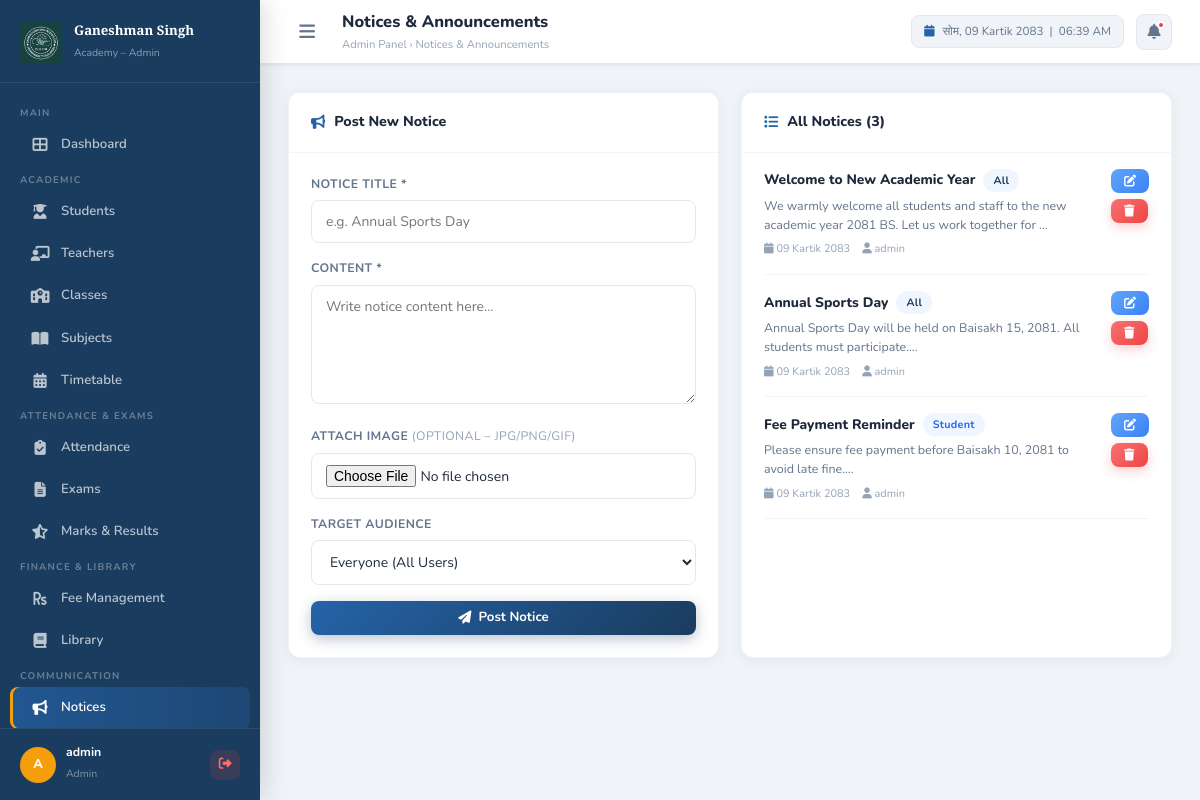
The page /admin/notices.php (signed in) on the database its author committed.
### tables this page shows
CREATE TABLE IF NOT EXISTS notices (
    id INT AUTO_INCREMENT PRIMARY KEY,
    title VARCHAR(255) NOT NULL,
    content TEXT NOT NULL,
    target_role ENUM('all','admin','teacher','student') DEFAULT 'all',
    posted_by INT,
    is_active TINYINT(1) DEFAULT 1,
    created_at TIMESTAMP DEFAULT CURRENT_TIMESTAMP,
    FOREIGN KEY (posted_by) REFERENCES users(id) ON DELETE SET NULL
);

CREATE TABLE IF NOT EXISTS users (
    id INT AUTO_INCREMENT PRIMARY KEY,
    username VARCHAR(50) NOT NULL UNIQUE,
    password VARCHAR(255) NOT NULL,
    role ENUM('admin','teacher','student') NOT NULL,
    email VARCHAR(100),
    is_active TINYINT(1) DEFAULT 1,
    created_at TIMESTAMP DEFAULT CURRENT_TIMESTAMP,
    last_login TIMESTAMP NULL
);

### includes/auth.php (called while the page is built, shortened)
<?php
require_once __DIR__ . '/config.php';
function currentUser(): array {
    return [
        'id'       => $_SESSION['user_id']   ?? 0,
        'username' => $_SESSION['username']  ?? '',
        'role'     => $_SESSION['role']      ?? '',
        'name'     => $_SESSION['full_name'] ?? '',
        'ref_id'   => $_SESSION['ref_id']    ?? 0,
    ];
}
class NepaliDate {
    private static int $bsStartYear = 2000;
    private static int $adRefYear  = 1943;
    private static int $adRefMonth = 4;
    private static int $adRefDay   = 14;
    public static array $monthNames = [
        1  => 'Baisakh',  2  => 'Jestha',   3  => 'Ashadh',
        4  => 'Shrawan',  5  => 'Bhadra',   6  => 'Ashwin',
        7  => 'Kartik',   8  => 'Mangsir',  9  => 'Poush',
        10 => 'Magh',     11 => 'Falgun',   12 => 'Chaitra'
    ];
    public static array $monthNamesNepali = [
        1  => 'बैशाख',  2  => 'जेठ',    3  => 'असार',
        4  => 'साउन',   5  => 'भदौ',    6  => 'असोज',
        7  => 'कार्तिक', 8  => 'मंसिर',  9  => 'पुष',
        10 => 'माघ',    11 => 'फागुन',  12 => 'चैत'
    ];
    public static array $dayNamesNepali = [
        'Sun' => 'आइत', 'Mon' => 'सोम', 'Tue' => 'मंगल',
        'Wed' => 'बुध', 'Thu' => 'बिही', 'Fri' => 'शुक्र',
        'Sat' => 'शनि'
    ];
    public static function adToBs(string $adDate): array {
        $parts = explode('-', substr($adDate, 0, 10));
        $adY = (int)$parts[0];
        $adM = (int)$parts[1];
        $adD = (int)$parts[2];
        $targetJd = gregoriantojd($adM, $adD, $adY);
        $refJd    = gregoriantojd(self::$adRefMonth, self::$adRefDay, self::$adRefYear);
        $diffDays = $targetJd - $refJd;
        $remaining = $diffDays;
        $yearIdx   = 0;
        $maxYears  = count(self::$bsMonthData);
        while ($yearIdx < $maxYears) {
            for ($m = 0; $m < 12; $m++) {
                $days = self::$bsMonthData[$yearIdx][$m];
                if ($remaining < $days) {
                    $bsYear  = self::$bsStartYear + $yearIdx;
                    $bsMonth = $m + 1;
                    $bsDay   = $remaining + 1;
                    return [$bsYear, $bsMonth, $bsDay];
                }
                $remaining -= $days;
            }
            $yearIdx++;
        }
        return [0, 0, 0];
    }
    public static function format(string $adDate, bool $nepaliMonth = false): string {
        [$y, $m, $d] = self::adToBs($adDate);
        $monthName = $nepaliMonth
            ? (self::$monthNamesNepali[$m] ?? '')
            : (self::$monthNames[$m] ?? '');
        return sprintf('%02d %s %d', $d, $monthName, $y);
    }
    public static function today(bool $nepaliMonth = false): string {
        return self::format(date('Y-m-d'), $nepaliMonth);
    }
    public static function dayName(string $adDate): string {
        $dayEn = date('D', strtotime($adDate));
        return self::$dayNamesNepali[$dayEn] ?? $dayEn;
    }
    public static function todayDayName(): string {
        return self::dayName(date('Y-m-d'));
    }
}
function formatDate(string $date): string {
    return NepaliDate::format($date);
}

### includes/config.php (called while the page is built, shortened)
<?php
class Database {
    private static $instance = null;
    private $connection;
    private function __construct() {
        $this->connection = new mysqli(DB_HOST, DB_USER, DB_PASS, DB_NAME);
        $this->connection->set_charset(DB_CHARSET);
    }
    public static function getInstance(): Database {
        if (self::$instance === null) {
            self::$instance = new Database();
        }
        return self::$instance;
    }
    public function query(string $sql): mysqli_result|bool {
        return $this->connection->query($sql);
    }
    public function fetchAll(string $sql, string $types = '', array $params = []): array {
        if (!empty($params)) {
            $stmt = $this->connection->prepare($sql);
            if (!$stmt) return [];
            $stmt->bind_param($types, ...$params);
            $stmt->execute();
            $result = $stmt->get_result();
        } else {
            $result = $this->connection->query($sql);
        }
        return $result->fetch_all(MYSQLI_ASSOC);
    }
}
function db(): Database {
    return Database::getInstance();
}

### admin/notices.php (the view, shortened to what this page needs)
<?php
require_once '../includes/auth.php';
$pageTitle  = 'Notices & Announcements';
$activeMenu = 'notices';
$notices = db()->fetchAll("
    SELECT n.*, u.username as posted_by_name
    FROM notices n
    LEFT JOIN users u ON n.posted_by = u.id
    WHERE n.is_active = 1
    ORDER BY n.created_at DESC
");
include '../includes/admin_header.php';
?>
<div class="grid-2">
    <div class="card">
        <div class="card-header"><h3><i class="fas fa-bullhorn"></i> Post New Notice</h3></div>
        <div class="card-body">
            <form method="POST" enctype="multipart/form-data">
                <div class="form-group">
                    <label>Notice Title *</label>
                    <input type="text" name="title" class="form-control" placeholder="e.g. Annual Sports Day" required>
                </div>
                <div class="form-group">
                    <label>Content *</label>
                    <textarea name="content" class="form-control" rows="5"
                        placeholder="Write notice content here..." required style="resize:vertical;"></textarea>
                </div>
                <div class="form-group">
                    <label>Attach Image <span style="font-weight:400;color:var(--text-light);">(Optional – JPG/PNG/GIF)</span></label>
                    <input type="file" name="notice_image" class="form-control" accept="image/*"
                        onchange="previewNoticeImage(this,'addPreview')">
                </div>
                <div class="form-group">
                    <label>Target Audience</label>
                    <select name="target_role" class="form-control">
                        <option value="all">Everyone (All Users)</option>
                    </select>
                </div>
                <button type="submit" class="btn btn-primary btn-full">
                    <i class="fas fa-paper-plane"></i> Post Notice
                </button>
            </form>
        </div>
    </div>
    <div class="card">
        <div class="card-header">
            <h3><i class="fas fa-list"></i> All Notices (<?= count($notices) ?>)</h3>
        </div>
        <div class="card-body" style="padding:0 22px;max-height:640px;overflow-y:auto;">
            <?php if (empty($notices)): ?>
            <div class="empty-state" style="padding:32px;">
                <i class="fas fa-bullhorn"></i>
                <h3>No Notices Yet</h3>
            </div>
            <?php else: ?>
            <?php foreach ($notices as $n): ?>
            <?php $imgVal = isset($n['image']) ? $n['image'] : ''; ?>
            <div style="padding:16px 0;border-bottom:1px solid var(--border-light);">
                <div style="display:flex;align-items:flex-start;justify-content:space-between;gap:10px;">
                    <div style="flex:1;min-width:0;">
                        <div style="display:flex;align-items:center;gap:8px;margin-bottom:5px;flex-wrap:wrap;">
                            <h4 style="font-size:0.92rem;font-weight:800;color:var(--text-primary);">
                                <?= htmlspecialchars($n['title']) ?>
                            </h4>
                            <?php
                            $tc = ['all'=>'primary','student'=>'info','teacher'=>'success','admin'=>'warning'];
                            $badgeColor = $tc[$n['target_role']] ?? 'gray';
                            ?>
                            <span class="badge badge-<?= $badgeColor ?>">
                                <?= ucfirst($n['target_role']) ?>
                            </span>
                        </div>
                        <p style="font-size:0.83rem;color:var(--text-secondary);line-height:1.5;word-break:break-word;">
                            <?= htmlspecialchars(substr($n['content'], 0, 100)) ?>...
                        </p>
                        <div style="font-size:0.73rem;color:var(--text-light);margin-top:6px;display:flex;gap:12px;flex-wrap:wrap;">
                            <span><i class="fas fa-calendar"></i> <?= formatDate(substr($n['created_at'],0,10)) ?></span>
                            <span><i class="fas fa-user"></i> <?= htmlspecialchars($n['posted_by_name'] ?? 'Admin') ?></span>
                        </div>
                    </div>
                    <div style="display:flex;flex-direction:column;gap:5px;flex-shrink:0;">
                        <button class="btn btn-info btn-sm"
                            onclick='editNotice(<?= json_encode(['id'=>$n['id'],'title'=>$n['title'],'content'=>$n['content'],'target_role'=>$n['target_role'],'image'=>$imgVal]) ?>)'>
                            <i class="fas fa-edit"></i>
                        </button>
                        <form method="POST">
                            <button type="submit" class="btn btn-danger btn-sm"
                                onclick="return confirm('Remove this notice?')">
                                <i class="fas fa-trash"></i>
                            </button>
                        </form>
                    </div>
                </div>
            </div>
            <?php endforeach; ?>
            <?php endif; ?>
        </div>
    </div>
</div>
<?php include '../includes/admin_footer.php'; ?>

### includes/admin_header.php (shortened to what this page needs)
<?php
$user  = currentUser();
$notifNotices = db()->fetchAll("
    SELECT title, content, created_at FROM notices
    WHERE is_active=1 AND (target_role='all' OR target_role='admin')
    ORDER BY created_at DESC LIMIT 5
");
?>
<!DOCTYPE html>
<html lang="en">
<head>
    <link rel="stylesheet" href="../assets/css/style.css">
    <link rel="stylesheet" href="https://cdnjs.cloudflare.com/ajax/libs/font-awesome/6.5.0/css/all.min.css">
</head>
<body>
<div class="app-wrapper">
<aside class="sidebar" id="sidebar">
    <a href="dashboard" class="sidebar-brand" style="text-decoration:none;color:inherit;display:flex;align-items:center;">
        <div class="brand-icon"><img src="../assets/images/gms.png" alt="gms"></div>
        <div class="brand-text">
            <h3>Ganeshman Singh</h3>
            <span>Academy – Admin</span>
        </div>
    </a>
    <nav class="sidebar-nav">
        <span class="nav-section-title">Main</span>
        <a href="dashboard" class="nav-item <?= $activeMenu==='dashboard'?'active':'' ?>"><i class="fas fa-th-large"></i> Dashboard</a>
        <span class="nav-section-title">Academic</span>
        <a href="students"  class="nav-item <?= $activeMenu==='students'?'active':'' ?>"><i class="fas fa-user-graduate"></i> Students</a>
        <a href="teachers"  class="nav-item <?= $activeMenu==='teachers'?'active':'' ?>"><i class="fas fa-chalkboard-teacher"></i> Teachers</a>
        <a href="classes"   class="nav-item <?= $activeMenu==='classes'?'active':'' ?>"><i class="fas fa-school"></i> Classes</a>
        <a href="subjects"  class="nav-item <?= $activeMenu==='subjects'?'active':'' ?>"><i class="fas fa-book-open"></i> Subjects</a>
        <a href="timetable" class="nav-item <?= $activeMenu==='timetable'?'active':'' ?>"><i class="fas fa-calendar-alt"></i> Timetable</a>
        <span class="nav-section-title">Attendance & Exams</span>
        <a href="attendance" class="nav-item <?= $activeMenu==='attendance'?'active':'' ?>"><i class="fas fa-clipboard-check"></i> Attendance</a>
        <a href="exams"      class="nav-item <?= $activeMenu==='exams'?'active':'' ?>"><i class="fas fa-file-alt"></i> Exams</a>
        <a href="marks"      class="nav-item <?= $activeMenu==='marks'?'active':'' ?>"><i class="fas fa-star-half-alt"></i> Marks & Results</a>
        <span class="nav-section-title">Finance & Library</span>
        <a href="fees"    class="nav-item <?= $activeMenu==='fees'?'active':'' ?>"><i class="fas fa-rupee-sign"></i> Fee Management</a>
        <a href="library" class="nav-item <?= $activeMenu==='library'?'active':'' ?>"><i class="fas fa-book"></i> Library</a>
        <span class="nav-section-title">Communication</span>
        <a href="notices" class="nav-item <?= $activeMenu==='notices'?'active':'' ?>"><i class="fas fa-bullhorn"></i> Notices</a>
    </nav>
    <div class="sidebar-footer">
        <div class="sidebar-user">
            <div class="user-avatar"><?= strtoupper(substr($user['name'],0,1)) ?></div>
            <div class="user-info">
                <h4><?= htmlspecialchars($user['name']) ?></h4>
                <span><?= $user['role'] ?></span>
            </div>
            <a href="../logout" class="logout-btn" title="Logout"><i class="fas fa-sign-out-alt"></i></a>
        </div>
    </div>
</aside>
<div class="main-content" id="mainContent">
    <header class="topbar">
        <button class="hamburger-btn" onclick="toggleSidebar()" title="Toggle Menu">
            <i class="fas fa-bars"></i>
        </button>
        <div class="topbar-title">
            <h2><?= $pageTitle ?? 'Dashboard' ?></h2>
            <div class="breadcrumb">Admin Panel › <?= $pageTitle ?? 'Dashboard' ?></div>
        </div>
        <div class="topbar-actions">
            <div class="topbar-date">
                <i class="fas fa-calendar" style="margin-right:5px;color:var(--primary-light);"></i>
                <?= NepaliDate::todayDayName() ?>, <?= NepaliDate::today() ?> &nbsp;|&nbsp; <span id="liveClock"></span>
            </div>
            <div class="topbar-notification" style="position:relative;">
                <i class="fas fa-bell"></i>
                <?php if (!empty($notifNotices)): ?>
                <span class="notif-dot"></span>
                <?php endif; ?>
            </div>
        </div>
    </header>
    <div class="page-content">

### includes/admin_footer.php (shortened to what this page needs)
</div>
</div>
</div>
</body>
</html>

### rows shown on the page
notices: title "Welcome to New Academic Year", target_role "All", content "We warmly welcome all students and staff to the new academic year 2081 BS. Let us work together for", created_at "09 Kartik 2083", posted_by.username "admin"
notices: title "Annual Sports Day", target_role "All", content "Annual Sports Day will be held on Baisakh 15, 2081. All students must participate.", created_at "09 Kartik 2083", posted_by.username "admin"
notices: title "Fee Payment Reminder", target_role "Student", content "Please ensure fee payment before Baisakh 10, 2081 to avoid late fine.", created_at "09 Kartik 2083", posted_by.username "admin"

### other values the page prints
substr($user['name'],0,1) "A"
$user['name'] "admin"
$user['role'] "Admin"
$pageTitle "Notices & Announcements"
NepaliDate::todayDayName() "सोम"
count($notices) "3"
